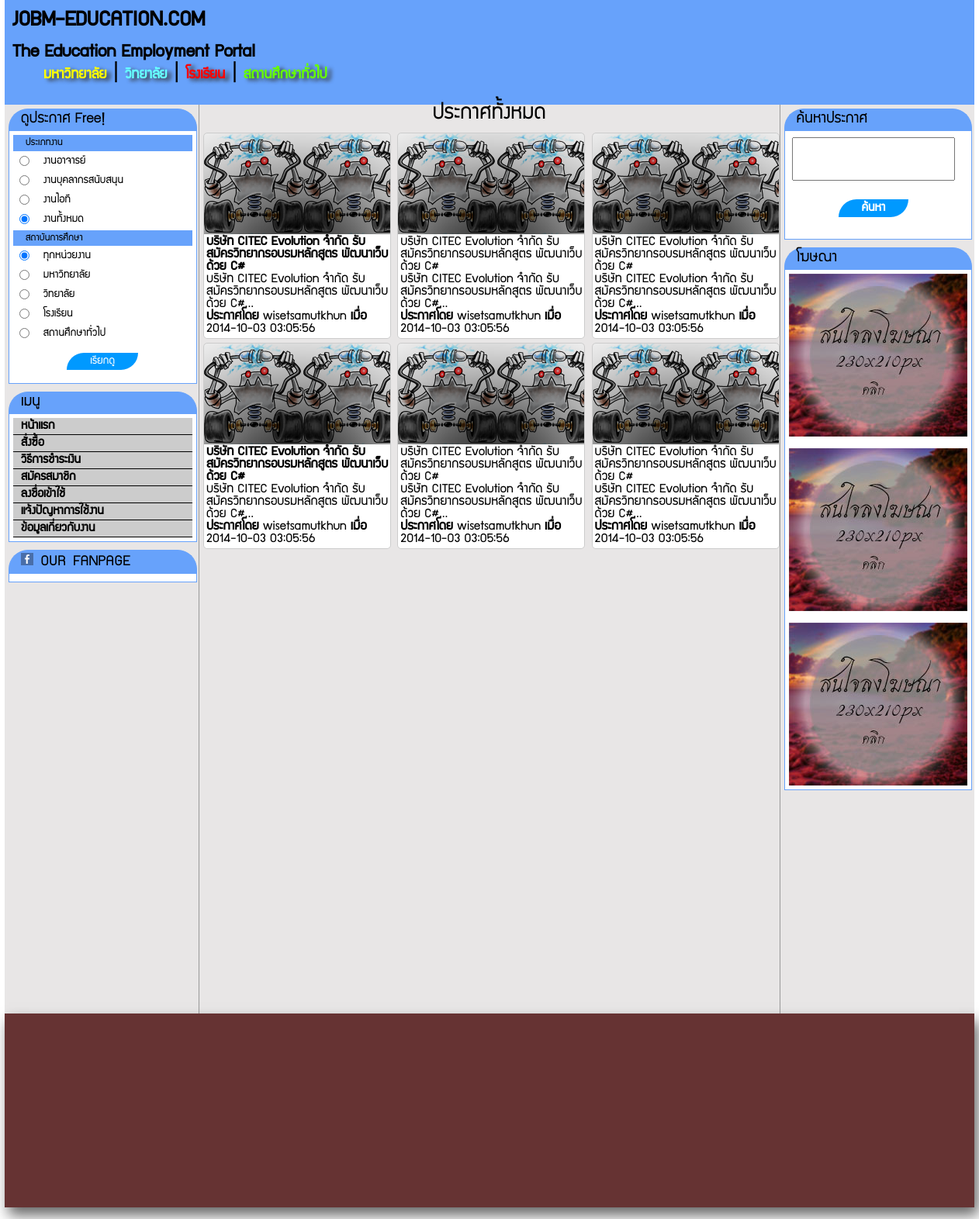
The page / on the database its author committed.
### tables this page shows
CREATE TABLE `annoucement` (
  `ANN_ID` int(13) NOT NULL auto_increment,
  `ANN_CODE` varchar(25) NOT NULL,
  `ANN_KEYWORD` text NOT NULL,
  `ANN_TITLE` text NOT NULL,
  `ANN_SHORT_DESCRIBE` text NOT NULL,
  `ANN_DESCRIBE` text NOT NULL,
  `ANN_EDU_LEVEL` varchar(25) NOT NULL,
  `ANN_JOB_TYPE` varchar(25) NOT NULL,
  `ANN_TRASH_STATUS` enum('0','1','2','3','4') NOT NULL default '0',
  `ANN_IMG` text,
  `ANN_USER_CODE` varchar(25) NOT NULL,
  `ANN_DATE` datetime NOT NULL,
  PRIMARY KEY  (`ANN_ID`)
);

CREATE TABLE `tb_user` (
  `USER_ID` int(25) NOT NULL auto_increment,
  `USER_CODE` varchar(25) NOT NULL,
  `USER_LEVEL` enum('1','2','3','4') NOT NULL default '4' COMMENT '1 = hightest admin, 2 = ? , 3 = ? , 4 = general user',
  `USER_NAME` varchar(50) NOT NULL,
  `USER_LASTNAME` varchar(50) NOT NULL,
  `USER_PASSWORD` varchar(100) NOT NULL,
  `USER_EMAIL` varchar(60) NOT NULL,
  `USER_TEL` varchar(30) NOT NULL,
  `USER_OFFICE_TEL` varchar(30) NOT NULL,
  `USER_ORG_NAME` varchar(255) NOT NULL,
  `USER_ADDRESS` text NOT NULL,
  `USER_WEBSITE` varchar(255) NOT NULL,
  `USER_DATE` datetime NOT NULL,
  `USER_CONFIRM_CODE` varchar(50) NOT NULL,
  `USER_CONFIRM_DATE` datetime default NULL,
  `USER_CONFIRM_STATUS` enum('2','1','0') NOT NULL default '0' COMMENT '0 = Not confirm yet, ''1'' = confirmed and not purchase yet , ''2'' = confirm success and puchased',
  PRIMARY KEY  (`USER_ID`)
);

### lib/lib.inc.php (called while the page is built, shortened)
<?php
	function DBConnect(){
		$connect = mysql_connect(HOST,USR,PWD) or die("Cannot connect to host");
		return $connect;
	}
	function DBClose(){
		return true;
	}
	function DBQuery($SQL = ""){
		$response = mysql_query($SQL) or die(mysql_error() . "<br/>[$SQL]");
		return $response;
	}
	function DBFetch($response){
		$result = mysql_fetch_array($response);
		return $result;
	}
	function HightLight($str,$find,$cls="",$color="yellow"){
		$hili = "<span style=\"background-color:$color;\" class=\"$cls\">$find</span>";
		return str_ireplace($find,$hili,$str);
	}
?>

### content.php (the view, shortened to what this page needs)
<?php
	if(isset($_POST['type_work']) && isset($_POST['type_org'])){
		$type_work = $_POST['type_work'];
		$type_org = $_POST['type_org'];
		$type = $type_work != 'งานทั้งหมด' ? "TYPE.JOB_TYPE_NAME = '$type_work' AND " : "TYPE.JOB_TYPE_NAME >= '1' AND ";
		$edu = $type_org != 'ทุกหน่วยงาน' ? "EDU.EDU_LEVEL_NAME = '$type_org' " : "EDU.EDU_LEVEL_NAME >= '1' ";
		$SQL = "SELECT ANN.*,TYPE.*,EDU.*,USR.* FROM annoucement ANN
				LEFT JOIN job_type TYPE ON(TYPE.JOB_TYPE_CODE = ANN.ANN_JOB_TYPE)
				LEFT JOIN edu_level EDU ON(EDU.EDU_LEVEL_CODE = ANN.ANN_EDU_LEVEL)
				LEFT JOIN tb_user USR ON(USR.USER_CODE = ANN.ANN_USER_CODE)
				WHERE $type $edu  AND ANN.ANN_TRASH_STATUS = '0'
				ORDER BY ANN.ANN_CODE DESC ";
		$title = "ประกาศ$type_work ของ $type_org";
	}else{
		$search = "";
		$SQL = "SELECT ANN.*,TYPE.*,EDU.*,USR.* FROM annoucement ANN
				LEFT JOIN job_type TYPE ON(TYPE.JOB_TYPE_CODE = ANN.ANN_JOB_TYPE)
				LEFT JOIN edu_level EDU ON(EDU.EDU_LEVEL_CODE = ANN.ANN_EDU_LEVEL)
				LEFT JOIN tb_user USR ON(USR.USER_CODE = ANN.ANN_USER_CODE)
				WHERE ANN.ANN_TRASH_STATUS = '0'
				ORDER BY ANN.ANN_CODE DESC ";
		$title = "ประกาศทั้งหมด";
	}
	$SQL .= " LIMIT 0,30;";
?>
	<div align="center"><?=$title;?></div>
    <div align="left">
<?php
	$response = DBQuery($SQL);
	while($re = DBFetch($response)){
?>
	<div class="wrap-block normal-text">
    	<div class="sub-wrap-block">
            <div class="shade-block"></div>
            <div class="figure-block"></div>
            <div class="desc-block">
                <b><a href="javascript:" onClick="showContent('showpage.php?Node=show_annoucement&id=<?="{$re['ANN_CODE']}";?>');" ><?=HightLight(stripslashes("{$re['ANN_TITLE']}"),stripslashes($search),"parent-size");?></a></b><br>
                <a href="javascript:" onClick="showContent('showpage.php?Node=show_annoucement&id=<?="{$re['ANN_CODE']}";?>');" ><?=HightLight(stripslashes("{$re['ANN_SHORT_DESCRIBE']}..."),stripslashes($search),"parent-size");?><br /><?="<b>ประกาศโดย</b> {$re['USER_ORG_NAME']} <b>เมื่อ</b> {$re['ANN_DATE']}";?></a><br>
			</div>
        </div>
    	<div class="sub-wrap-block">
            <div class="shade-block"></div>
            <div class="figure-block"></div>
            <div class="desc-block">
                <b><a href="javascript:" onClick="showContent('showpage.php?Node=show_annoucement&id=<?="{$re['ANN_CODE']}";?>');" ><?=HightLight(stripslashes("{$re['ANN_TITLE']}"),stripslashes($search),"parent-size");?></a></b><br>
                <a href="javascript:" onClick="showContent('showpage.php?Node=show_annoucement&id=<?="{$re['ANN_CODE']}";?>');" ><?=HightLight(stripslashes("{$re['ANN_SHORT_DESCRIBE']}..."),stripslashes($search),"parent-size");?><br /><?="<b>ประกาศโดย</b> {$re['USER_ORG_NAME']} <b>เมื่อ</b> {$re['ANN_DATE']}";?></a><br>
			</div>
        </div>
    </div>
	<div class="wrap-block normal-text">
    	<div class="sub-wrap-block">
            <div class="shade-block"></div>
            <div class="figure-block"></div>
            <div class="desc-block">
                <a href="javascript:" onClick="showContent('showpage.php?Node=show_annoucement&id=<?="{$re['ANN_CODE']}";?>');" ><?=HightLight(stripslashes("{$re['ANN_TITLE']}"),stripslashes($search),"parent-size");?></a><br>
                <a href="javascript:" onClick="showContent('showpage.php?Node=show_annoucement&id=<?="{$re['ANN_CODE']}";?>');" ><?=HightLight(stripslashes("{$re['ANN_SHORT_DESCRIBE']}..."),stripslashes($search),"parent-size");?><br /><?="<b>ประกาศโดย</b> {$re['USER_ORG_NAME']} <b>เมื่อ</b> {$re['ANN_DATE']}";?></a><br>
			</div>
        </div>
    	<div class="sub-wrap-block">
            <div class="shade-block"></div>
            <div class="figure-block"></div>
            <div class="desc-block">
                <a href="javascript:" onClick="showContent('showpage.php?Node=show_annoucement&id=<?="{$re['ANN_CODE']}";?>');" ><?=HightLight(stripslashes("{$re['ANN_TITLE']}"),stripslashes($search),"parent-size");?></a><br>
                <a href="javascript:" onClick="showContent('showpage.php?Node=show_annoucement&id=<?="{$re['ANN_CODE']}";?>');" ><?=HightLight(stripslashes("{$re['ANN_SHORT_DESCRIBE']}..."),stripslashes($search),"parent-size");?><br /><?="<b>ประกาศโดย</b> {$re['USER_ORG_NAME']} <b>เมื่อ</b> {$re['ANN_DATE']}";?></a><br>
			</div>
        </div>
    </div>
	<div class="wrap-block normal-text">
    	<div class="sub-wrap-block">
            <div class="shade-block"></div>
            <div class="figure-block"></div>
            <div class="desc-block">
                <a href="javascript:" onClick="showContent('showpage.php?Node=show_annoucement&id=<?="{$re['ANN_CODE']}";?>');" ><?=HightLight(stripslashes("{$re['ANN_TITLE']}"),stripslashes($search),"parent-size");?></a><br>
                <a href="javascript:" onClick="showContent('showpage.php?Node=show_annoucement&id=<?="{$re['ANN_CODE']}";?>');" ><?=HightLight(stripslashes("{$re['ANN_SHORT_DESCRIBE']}..."),stripslashes($search),"parent-size");?><br /><?="<b>ประกาศโดย</b> {$re['USER_ORG_NAME']} <b>เมื่อ</b> {$re['ANN_DATE']}";?></a><br>
			</div>
        </div>
    	<div class="sub-wrap-block">
            <div class="shade-block"></div>
            <div class="figure-block"></div>
            <div class="desc-block">
                <a href="javascript:" onClick="showContent('showpage.php?Node=show_annoucement&id=<?="{$re['ANN_CODE']}";?>');" ><?=HightLight(stripslashes("{$re['ANN_TITLE']}"),stripslashes($search),"parent-size");?></a><br>
                <a href="javascript:" onClick="showContent('showpage.php?Node=show_annoucement&id=<?="{$re['ANN_CODE']}";?>');" ><?=HightLight(stripslashes("{$re['ANN_SHORT_DESCRIBE']}..."),stripslashes($search),"parent-size");?><br /><?="<b>ประกาศโดย</b> {$re['USER_ORG_NAME']} <b>เมื่อ</b> {$re['ANN_DATE']}";?></a><br>
			</div>
        </div>
    </div>
   <?php } ?>
	</div>

### rows shown on the page
annoucement: ANN_TITLE "บริษัท CITEC Evolution จำกัด รับสมัครวิทยากรอบรมหลักสูตร พัฒนาเว็บด้วย C#", ANN_SHORT_DESCRIBE "บริษัท CITEC Evolution จำกัด รับสมัครวิทยากรอบรมหลักสูตร พัฒนาเว็บด้วย C#...", tb_user.USER_ORG_NAME "wisetsamutkhun", ANN_DATE "2014-10-03 03:05:56"

### other values the page prints
$title "ประกาศทั้งหมด"
